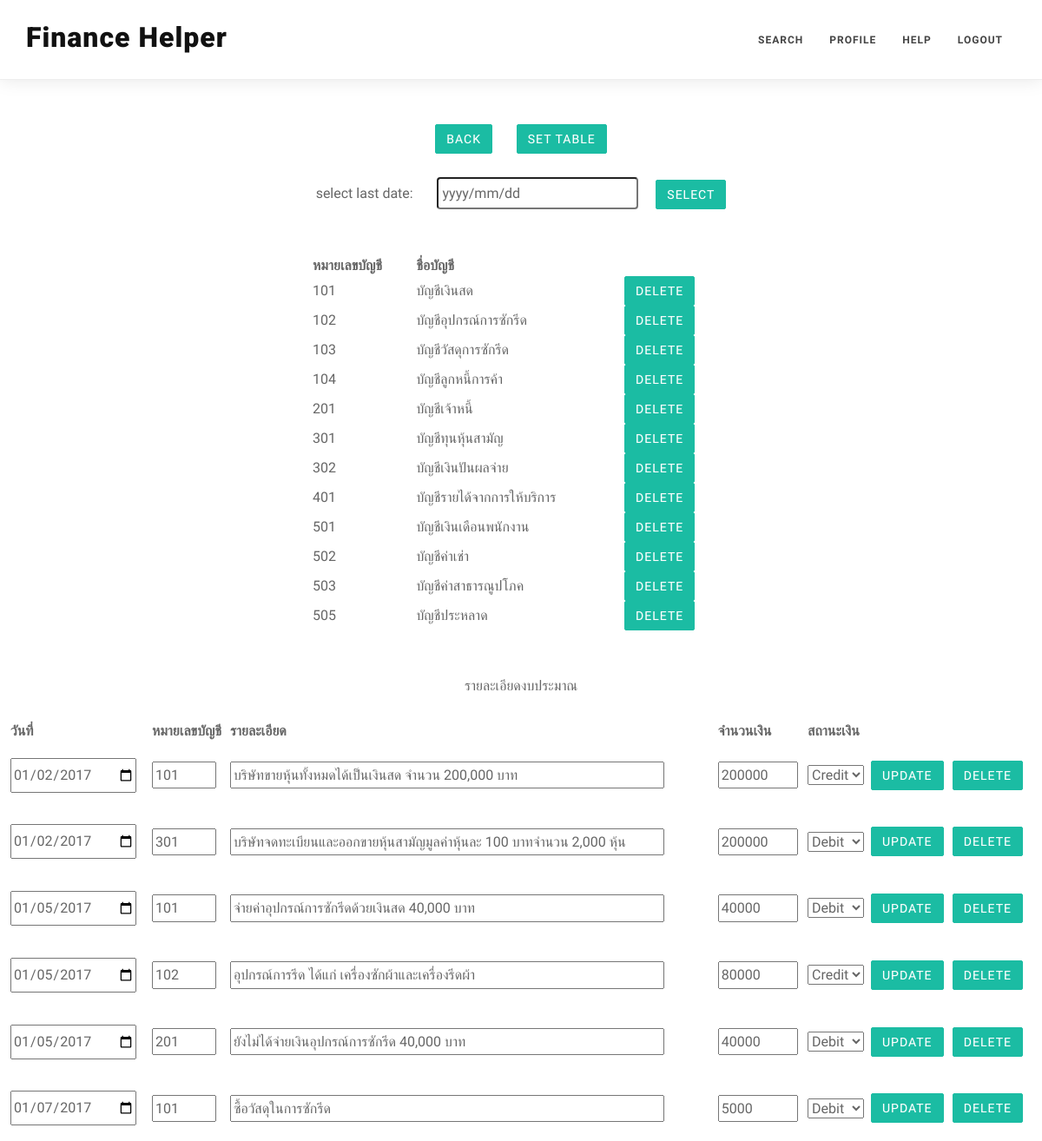
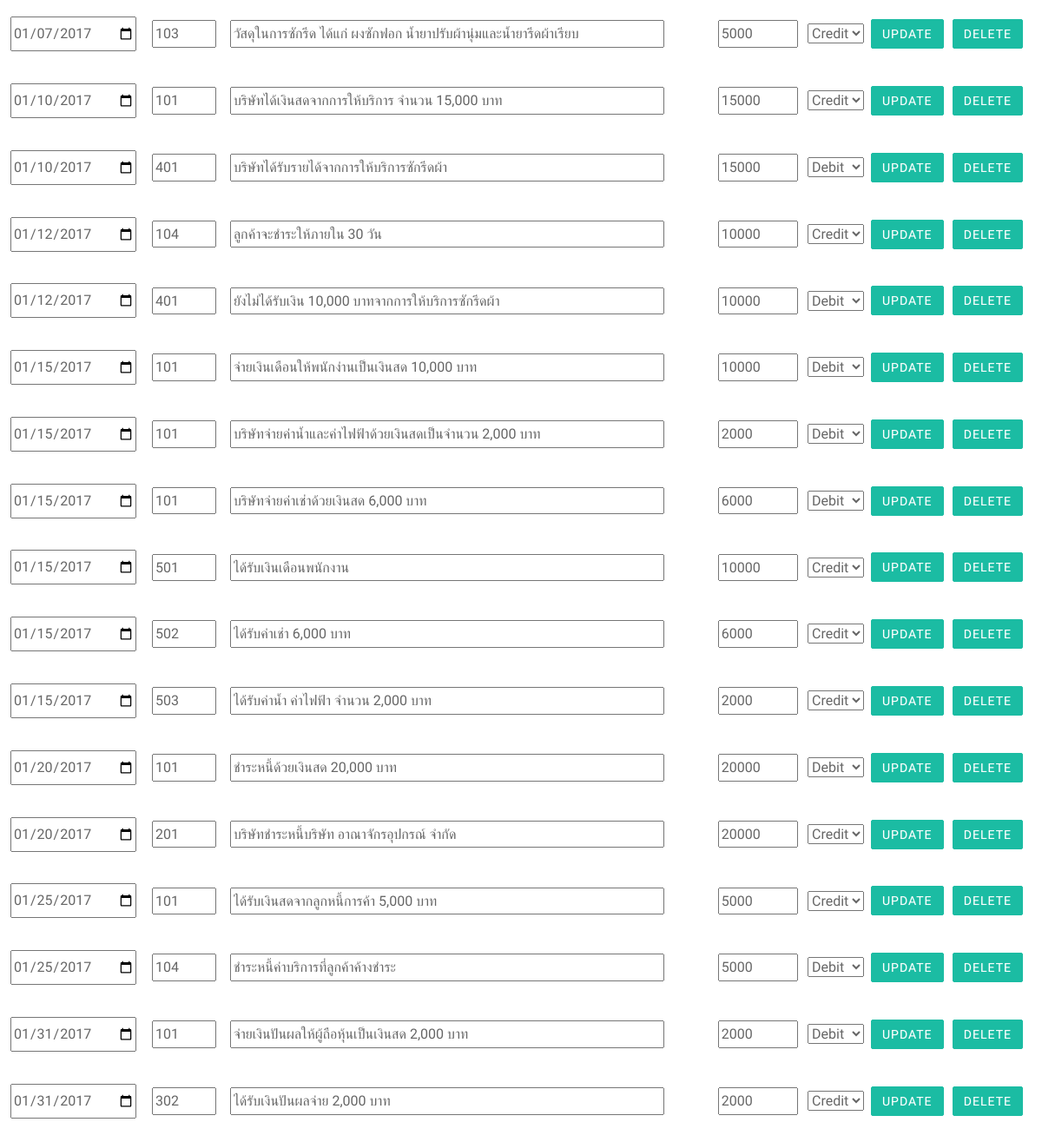
Page /check.php (signed in) on the committed database (2 pictures, top to bottom).
### tables this page shows
CREATE TABLE `finance_book_num` (
  `M_ID` char(30) NOT NULL,
  `F_Num_AC` int(3) NOT NULL,
  `F_Name_AC` char(255) NOT NULL
);

### check.php (the view, shortened to what this page needs)
<!DOCTYPE html>
<html lang="en">
<head>
	<link href="css/bootstrap.min.css" rel="stylesheet" type="text/css">
	<link href="font-awesome/css/font-awesome.min.css" rel="stylesheet" type="text/css" />
	<link href="css/nivo-lightbox.css" rel="stylesheet" />
	<link href="css/nivo-lightbox-theme/default/default.css" rel="stylesheet" type="text/css" />
	<link href="css/owl.carousel.css" rel="stylesheet" media="screen" />
	<link href="css/owl.theme.css" rel="stylesheet" media="screen" />
	<link href="css/flexslider.css" rel="stylesheet" />
	<link href="css/animate.css" rel="stylesheet" />
	<link href="css/style.css" rel="stylesheet">
	<link href="color/default.css" rel="stylesheet">
	<link href="css/jquery.growl.css" rel="stylesheet" type="text/css" />
	<link href="css/datepicker.css" rel="stylesheet" type="text/css" />
</head>
<body id="page-top" data-spy="scroll" data-target=".navbar-custom">
	<div id="navigation">
		<nav class="navbar navbar-custom" role="navigation">
			<div class="container">
				<div class="row">
					<div class="col-md-2">
						<div class="site-logo">
							<a href="#" class="brand">Finance&nbsp;Helper</a>
						</div>
					</div>
					<div class="col-md-10">
						<div class="collapse navbar-collapse" id="menu">
							<ul class="nav navbar-nav navbar-right">
								<li class="active"><a href="search.php">search</a></li>
								<li class="active"><a href="profile.php">profile</a></li>
								<li class="active"><a href="how-to.php">Help</a></li>
								<li class="active"><a href="index.php">logout</a></li>
							</ul>
						</div>
					</div>
				</div>
			</div>
		</nav>
	</div>
	            <center>
				<br><br>
				<a href="finance-helper.php" class="btn btn-skin" role="button">back</a>&nbsp;&nbsp;&nbsp;&nbsp;&nbsp;&nbsp;
				<a href="table.php" class="btn btn-skin" role="button">set table</a>
	            <br><br>
				<?php
				$servername = "localhost";
				$username = "root";
				$password = "";
				$dbname = "finance_db";
				$conn = new mysqli($servername,$username,$password,$dbname);
				mysqli_set_charset($conn, "utf8");
				?>
			<form action = 'check.php?last_date=true' method = 'post'>
				select last date: &nbsp;&nbsp;&nbsp;&nbsp;&nbsp;
				<input class="datepicker" name = "f_date" value="yyyy/mm/dd">
		    <input class='btn btn-skin' type = 'submit' value = 'select'><br><br><br>
		    </form>
				 <?php
                if(isset($_REQUEST['last_date']) === TRUE){
				$date = $_POST['f_date'];
				$sp = split ("\-", $date);
				echo "<table style='width:40%'>
				<tr>
				  <th> หมายเลขบัญชี </th>
				  <th> ชื่อบัญชี </th>
				</tr>";
				$sql = "SELECT * FROM finance_book_num WHERE M_ID = '".$_SESSION['Mid']."'";
                   $result = $conn->query($sql);
				   while($row = $result->fetch_assoc()){
					 $numac = $row['F_Num_AC'];
					 $nameac = $row['F_Name_AC'];
					 echo "<tr>";
                     echo "<td>".$numac."</td>";
					 echo "<td>".$nameac."</td>";
					 echo "<td><a href='?delete=true&num=$numac' class='btn btn-skin' role='button' onclick = Delete()>delete</a><br></td>";
					 echo "</tr>";
				   }
				echo "</table>";
             	 echo "<table style = 'width: 98%'>
				   <tr>
				  	<th> วันที่ </th>
				  	<th> หมายเลขบัญชี </th>
					<th> รายละเอียด </th>
				  	<th> จำนวนเงิน </th>
					<th> สถานะเงิน </th>
				   </tr>
				   <br><br>
                    รายละเอียดงบประมาณ <br><br>";
				   $sql1 = "SELECT * FROM finance_booklist  WHERE M_ID = '".$_SESSION['Mid']."' AND F_Date LIKE '$sp[0]-$sp[1]%'
					ORDER BY F_Date ASC";
					$result1 = $conn->query($sql1);
					while($row = $result1->fetch_assoc()){
					 $id = $row['F_ID'];
					 $date = $row['F_Date'];
					 $numac = $row['F_Num_AC'];
					 $detail = $row['F_Detail'];
					 $amount = $row['F_Amount'];
					 $status = $row['F_Status'];
					 echo "<form action = 'check.php?update=true&id=$id' method = 'post' onsubmit = Update()>";
					 echo "<tr>";
					 echo "<td><input type= 'date' name= 'f_date' value='".$date."' required></td>";
					 echo "<td><input type= 'text' name= 'f_num_ac' value='".$numac."' size='3' required></td>";
					 echo "<td><input type= 'text' name= 'f_detail' value='".$detail."' size='50' required></td>";
					 echo "<td><input type= 'text' name= 'f_amount' value='".$amount."' size='5' required autofocus></td>";
					  if($status == 1){
						  echo "<td><br>
						  <select name = status>
						  <option value='credit'>Credit</option>
						  <option value='debit'>Debit</option>
						  </select><br><br></td>";
					  }
					  else{
						  echo "<td><br>
						  <select name = status>
						  <option value='debit'>Debit</option>
						  <option value='credit'>Credit</option>
						  </select><br><br></td>";
					  }
					  echo "<td><input class='btn btn-skin' type = 'submit' value = 'update'></td>";
					   echo "<td><a href='check.php?detail_delete=true&id=$id' class='btn btn-skin' role='button' onclick = SelectDelete()>delete</a><br></td>";
					  echo "</tr>";
					  echo "</form>";
				   }
				    echo "</table>";
				}
				else{
				echo "<table style='width:40%'>
				<tr>
				  <th> หมายเลขบัญชี </th>
				  <th> ชื่อบัญชี </th>
				</tr>";
				$sql = "SELECT * FROM finance_book_num WHERE M_ID = '".$_SESSION['Mid']."'";
                   $result = $conn->query($sql);
				   while($row = $result->fetch_assoc()){
					 $numac = $row['F_Num_AC'];
					 $nameac = $row['F_Name_AC'];
					 echo "<tr>";
                     echo "<td>".$numac."</td>";
					 echo "<td>".$nameac."</td>";
					 echo "<td><a href='?delete=true&num=$numac' class='btn btn-skin' role='button' onclick = Delete()>delete</a><br></td>";
					 echo "</tr>";
				   }
				echo "</table>";
             	 echo "<table style = 'width: 98%'>
				   <tr>
				  	<th> วันที่ </th>
				  	<th> หมายเลขบัญชี </th>
					<th> รายละเอียด </th>
				  	<th> จำนวนเงิน </th>
					<th> สถานะเงิน </th>
				   </tr>
				   <br><br>
                    รายละเอียดงบประมาณ <br><br>";
				   $sql1 = "SELECT * FROM finance_booklist  WHERE M_ID = '".$_SESSION['Mid']."'
					ORDER BY F_Date ASC";
					$result1 = $conn->query($sql1);
					while($row = $result1->fetch_assoc()){
					 $id = $row['F_ID'];
					 $date = $row['F_Date'];
					 $numac = $row['F_Num_AC'];
					 $detail = $row['F_Detail'];
					 $amount = $row['F_Amount'];
					 $status = $row['F_Status'];
					 echo "<form action = 'check.php?update=true&id=$id' method = 'post' onsubmit = Update()>";
					 echo "<tr>";
					 echo "<td><input type= 'date' name= 'f_date' value='".$date."' required></td>";
					 echo "<td><input type= 'text' name= 'f_num_ac' value='".$numac."' size='3' required></td>";
					 echo "<td><input type= 'text' name= 'f_detail' value='".$detail."' size='50' required></td>";
					 echo "<td><input type= 'text' name= 'f_amount' value='".$amount."' size='5' required autofocus></td>";
					  if($status == 1){
						  echo "<td><br>
						  <select name = status>
						  <option value='credit'>Credit</option>
						  <option value='debit'>Debit</option>
						  </select><br><br></td>";
					  }
					  else{
						  echo "<td><br>
						  <select name = status>
						  <option value='debit'>Debit</option>
						  <option value='credit'>Credit</option>
						  </select><br><br></td>";
					  }
					  echo "<td><input class='btn btn-skin' type = 'submit' value = 'update'></td>";
					   echo "<td><a href='check.php?detail_delete=true&id=$id' class='btn btn-skin' role='button' onclick = SelectDelete()>delete</a><br></td>";
					  echo "</tr>";
					  echo "</form>";
				   }
				    echo "</table>";
				}
				 ?>
				 <br>
				</center>
</body>
</html>

### css/style.css (style rules this page uses)
body { width: 100%; height: 100%; font-family: 'Ek Mukta', sans-serif; font-weight: 300; color: #666; background-color: #fff; font-size: 16px; line-height: 1.6em; font-weight: 400; }
html { width: 100%; height: 100%; }
a { color: #666; -webkit-transition: all .2s ease-in-out; -moz-transition: all .2s ease-in-out; transition: all .2s ease-in-out; }
.site-logo { padding-top: 10px; }
.site-logo a.brand { color: #111; font-size: 32px; font-family: 'Roboto', sans-serif; font-weight: 900; }
#navigation { background: #fff; z-index: 9999; width:100%; box-sizing:border-box; border-bottom: 1px solid #eee; box-shadow:0px 0px 20px rgba(0, 0, 0, 0.1); }
.navbar { margin-bottom: 0; }
.nav.navbar-nav { background-color: rgba(255,255,255,.6); }
.navbar-custom ul.nav li a { font-size: 12px; letter-spacing: 1px; color: #444; text-transform: uppercase; font-weight: 700; }
.navbar-custom .nav li a { -webkit-transition: background .3s ease-in-out; -moz-transition: background .3s ease-in-out; transition: background .3s ease-in-out; }
.navbar-custom .nav li a:hover, .navbar-custom .nav li a:focus, .navbar-custom .nav li.active { outline: 0; background-color: rgba(255,255,255,.2); color: #1bbca3; }
.navbar-custom .nav li a:hover, .navbar-custom .nav li a:focus, .navbar-custom .nav li.active { outline: 0; background-color: rgba(255,255,255,.2); }
.btn { border-radius: 2px; position: relative; display: inline-block; outline: none; color: #fff; text-decoration: none; text-transform: uppercase; letter-spacing: 1px; font-weight: 400; text-shadow: 0 0 1px rgba(255,255,255,0.3); font-size: 14px; }
@media (min-width:767px) { .navbar { padding: 20px 0; border-bottom: 0; letter-spacing: 1px; background: 0 0; -webkit-transition: background .5s ease-in-out,padding .5s ease-in-out; -moz-transition: background .5s ease-in-out,padding .5s ease-in-out; transition: background .5s ease-in-out,padding .5s ease-in-out; } }

### color/default.css (style rules this page uses)
a,.tp-caption a.btn:hover { color: #1bbca3; }
.btn-skin { color: #fff; background-color: #1bbca3; border-color: #1bbca3; }

### css/datepicker.css (style rules this page uses)
.datepicker { top: 0; left: 0; padding: 4px; margin-top: 1px; -webkit-border-radius: 4px; -moz-border-radius: 4px; border-radius: 4px; }
.datepicker:before { content: ''; display: inline-block; border-left: 7px solid transparent; border-right: 7px solid transparent; border-bottom: 7px solid #ccc; border-bottom-color: rgba(0, 0, 0, 0.2); position: absolute; top: -7px; left: 6px; }
.datepicker:after { content: ''; display: inline-block; border-left: 6px solid transparent; border-right: 6px solid transparent; border-bottom: 6px solid #ffffff; position: absolute; top: -6px; left: 7px; }

### rows in the picture
finance_book_num: F_Num_AC "101", F_Name_AC "บัญชีเงินสด"
finance_book_num: F_Num_AC "102", F_Name_AC "บัญชีอุปกรณ์การซักรีด"
finance_book_num: F_Num_AC "103", F_Name_AC "บัญชีวัสดุการซักรีด"
finance_book_num: F_Num_AC "104", F_Name_AC "บัญชีลูกหนี้การค้า"
finance_book_num: F_Num_AC "201", F_Name_AC "บัญชีเจ้าหนี้"
finance_book_num: F_Num_AC "301", F_Name_AC "บัญชีทุนหุ้นสามัญ"
finance_book_num: F_Num_AC "302", F_Name_AC "บัญชีเงินปันผลจ่าย"
finance_book_num: F_Num_AC "401", F_Name_AC "บัญชีรายได้จากการให้บริการ"
finance_book_num: F_Num_AC "501", F_Name_AC "บัญชีเงินเดือนพนักงาน"
finance_book_num: F_Num_AC "502", F_Name_AC "บัญชีค่าเช่า"
finance_book_num: F_Num_AC "503", F_Name_AC "บัญชีค่าสาธารณูปโภค"
finance_book_num: F_Num_AC "505", F_Name_AC "บัญชีประหลาด"
